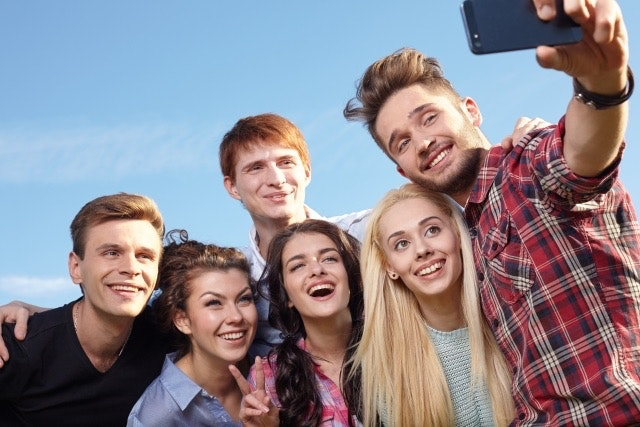
#> input picture annotation/sample.jpeg, 640 x 427 px, given in place of vtest.avi, which was not available
$ python movie_detect.py
#> lines starting #> are read from the running program, lines starting #| are printed output that depends on the picture
import cv2

filepath = "vtest.avi"
cap = cv2.VideoCapture(filepath)
avg = None

while True:
    # 1フレームずつ取得する。
    ret, frame = cap.read()
#> frame is the input picture: shape (427, 640, 3); mean B, G, R 142.6, 133.8, 139.9
    if not ret:
        break

    # グレースケールに変換
    gray = cv2.cvtColor(frame, cv2.COLOR_BGR2GRAY)
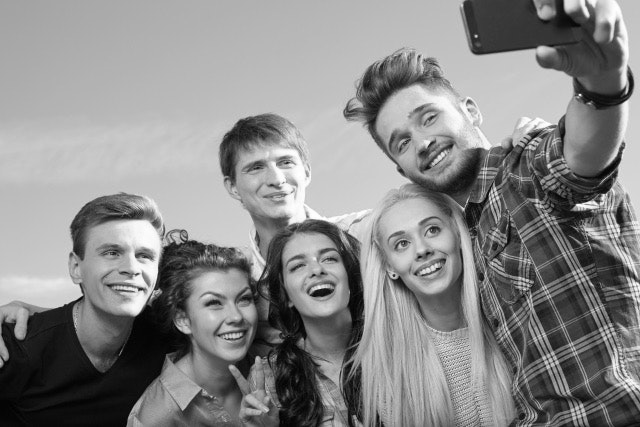
#> gray: shape (427, 640); min 0, max 255, mean 136.6
    # 比較用のフレームを取得する
    if avg is None:
        avg = gray.copy().astype("float")
        continue

    # 現在のフレームと移動平均との差を計算
    cv2.accumulateWeighted(gray, avg, 0.6)
    frameDelta = cv2.absdiff(gray, cv2.convertScaleAbs(avg))

    # デルタ画像を閾値処理を行う
    thresh = cv2.threshold(frameDelta, 3, 255, cv2.THRESH_BINARY)[1]
    # 画像の閾値に輪郭線を入れる
    contours, hierarchy = cv2.findContours(thresh.copy(), cv2.RETR_EXTERNAL, cv2.CHAIN_APPROX_SIMPLE)
    frame = cv2.drawContours(frame, contours, -1, (0, 255, 0), 3)

    # 結果を出力
    cv2.imshow("Frame", frame)
    key = cv2.waitKey(30)
    if key == 27:
        break

cap.release()
cv2.destroyAllWindows()

$ run again, on annotation/girl.jpeg
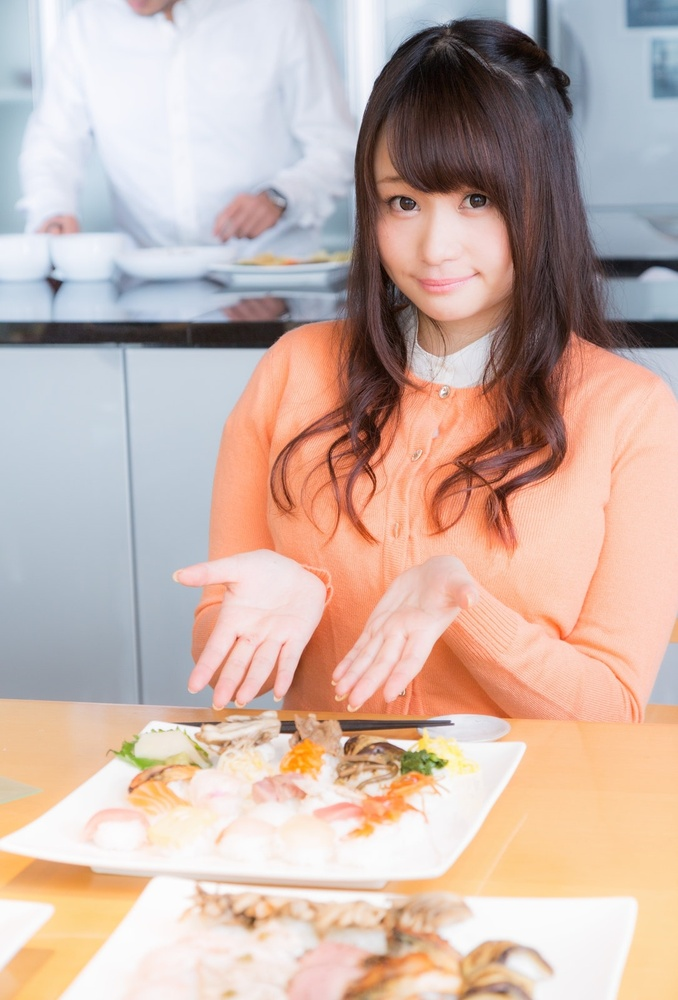
#> input picture annotation/girl.jpeg, 678 x 1000 px, shrunk from 1084 x 1600 before the run, given in place of vtest.avi, which was not available
#> frame is the input picture: shape (1000, 678, 3); mean B, G, R 170.3, 180.2, 203.5
#> `gray = cv2.cvtColor(frame, cv2.COLOR_BGR2GRAY)`:
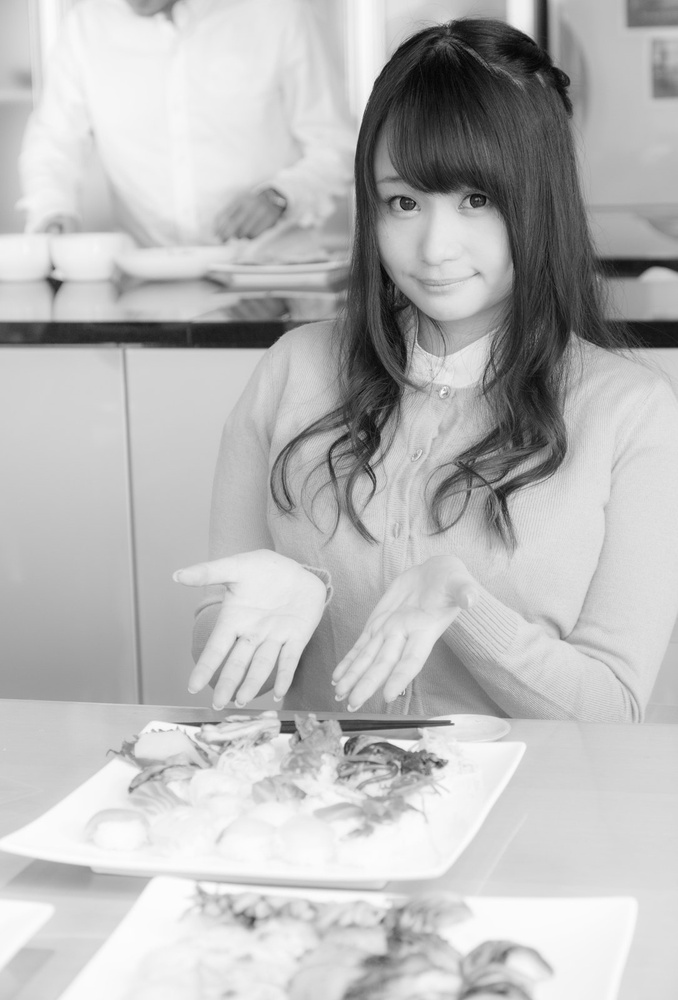
#> gray: shape (1000, 678); min 3, max 254, mean 186
